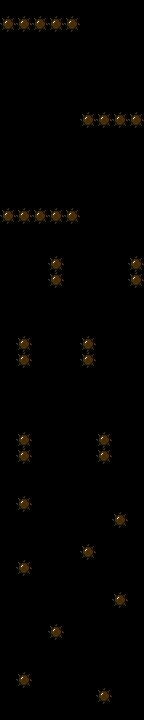

Tiled map render using the project's own tile images. Description and the whole map definition, tile-layer contents included, below:
An orthogonal 9x45 tile map with 16x16 px tiles, 1 tile layer (map).

<map version="1.0" orientation="orthogonal" renderorder="right-down" width="9" height="45" tilewidth="16" tileheight="16" nextobjectid="1">
 <tileset firstgid="1" name="tileset" tilewidth="16" tileheight="16" tilecount="64" columns="8">
  <image source="tileset.png" width="128" height="128" />
 </tileset>
 <layer name="map" width="9" height="45">
  <data encoding="csv">
0,0,0,0,0,0,0,0,0,
1,1,1,1,1,0,0,0,0,
0,0,0,0,0,0,0,0,0,
0,0,0,0,0,0,0,0,0,
0,0,0,0,0,0,0,0,0,
0,0,0,0,0,0,0,0,0,
0,0,0,0,0,0,0,0,0,
0,0,0,0,0,1,1,1,1,
0,0,0,0,0,0,0,0,0,
0,0,0,0,0,0,0,0,0,
0,0,0,0,0,0,0,0,0,
0,0,0,0,0,0,0,0,0,
0,0,0,0,0,0,0,0,0,
1,1,1,1,1,0,0,0,0,
0,0,0,0,0,0,0,0,0,
0,0,0,0,0,0,0,0,0,
0,0,0,1,0,0,0,0,1,
0,0,0,1,0,0,0,0,1,
0,0,0,0,0,0,0,0,0,
0,0,0,0,0,0,0,0,0,
0,0,0,0,0,0,0,0,0,
0,1,0,0,0,1,0,0,0,
0,1,0,0,0,1,0,0,0,
0,0,0,0,0,0,0,0,0,
0,0,0,0,0,0,0,0,0,
0,0,0,0,0,0,0,0,0,
0,0,0,0,0,0,0,0,0,
0,1,0,0,0,0,1,0,0,
0,1,0,0,0,0,1,0,0,
0,0,0,0,0,0,0,0,0,
0,0,0,0,0,0,0,0,0,
0,1,0,0,0,0,0,0,0,
0,0,0,0,0,0,0,1,0,
0,0,0,0,0,0,0,0,0,
0,0,0,0,0,1,0,0,0,
0,1,0,0,0,0,0,0,0,
0,0,0,0,0,0,0,0,0,
0,0,0,0,0,0,0,1,0,
0,0,0,0,0,0,0,0,0,
0,0,0,1,0,0,0,0,0,
0,0,0,0,0,0,0,0,0,
0,0,0,0,0,0,0,0,0,
0,1,0,0,0,0,0,0,0,
0,0,0,0,0,0,1,0,0,
0,0,0,0,0,0,0,0,0
</data>
 </layer>
</map>
